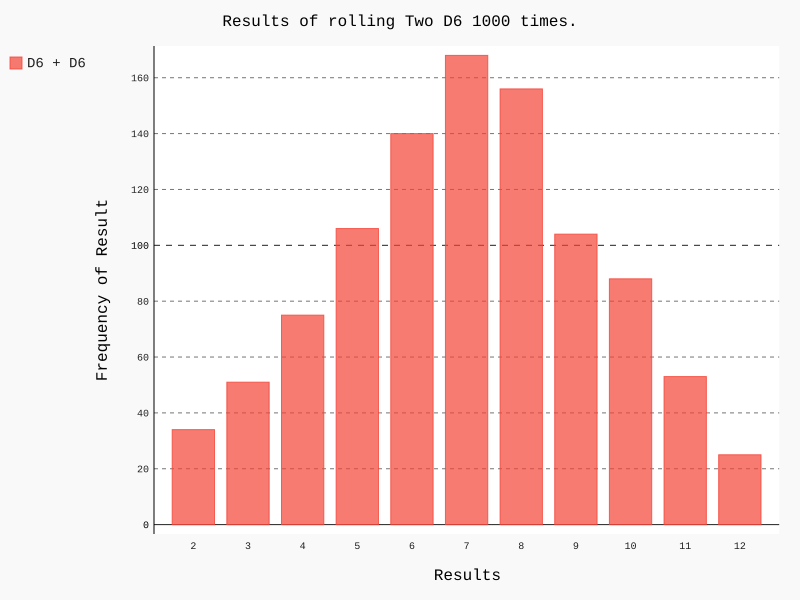

Python code for this plot:
import pygal

from die import Die

#create a D6
die_1 = Die()
die_2 = Die()

#make some rolls and store the results in a list
results = []
for roll_num in range(1000):
    result = die_1.roll() + die_2.roll()
    results.append(result)

#Analyze the results
frequencies = []
max_results = die_1.num_sides + die_2.num_sides
for value in range(2, max_results+1):
    frequency = results.count(value)
    frequencies.append(frequency)

#visualize the results
hist = pygal.Bar()

hist.title = "Results of rolling Two D6 1000 times."
hist.x_labels = ['2', '3', '4', '5', '6', '7', '8', '9', '10', '11', '12']
hist.x_title = "Results"
hist.y_title = "Frequency of Result"

hist.add('D6 + D6', frequencies)
hist.render_to_file('dice_visual.svg')

print(frequencies)
